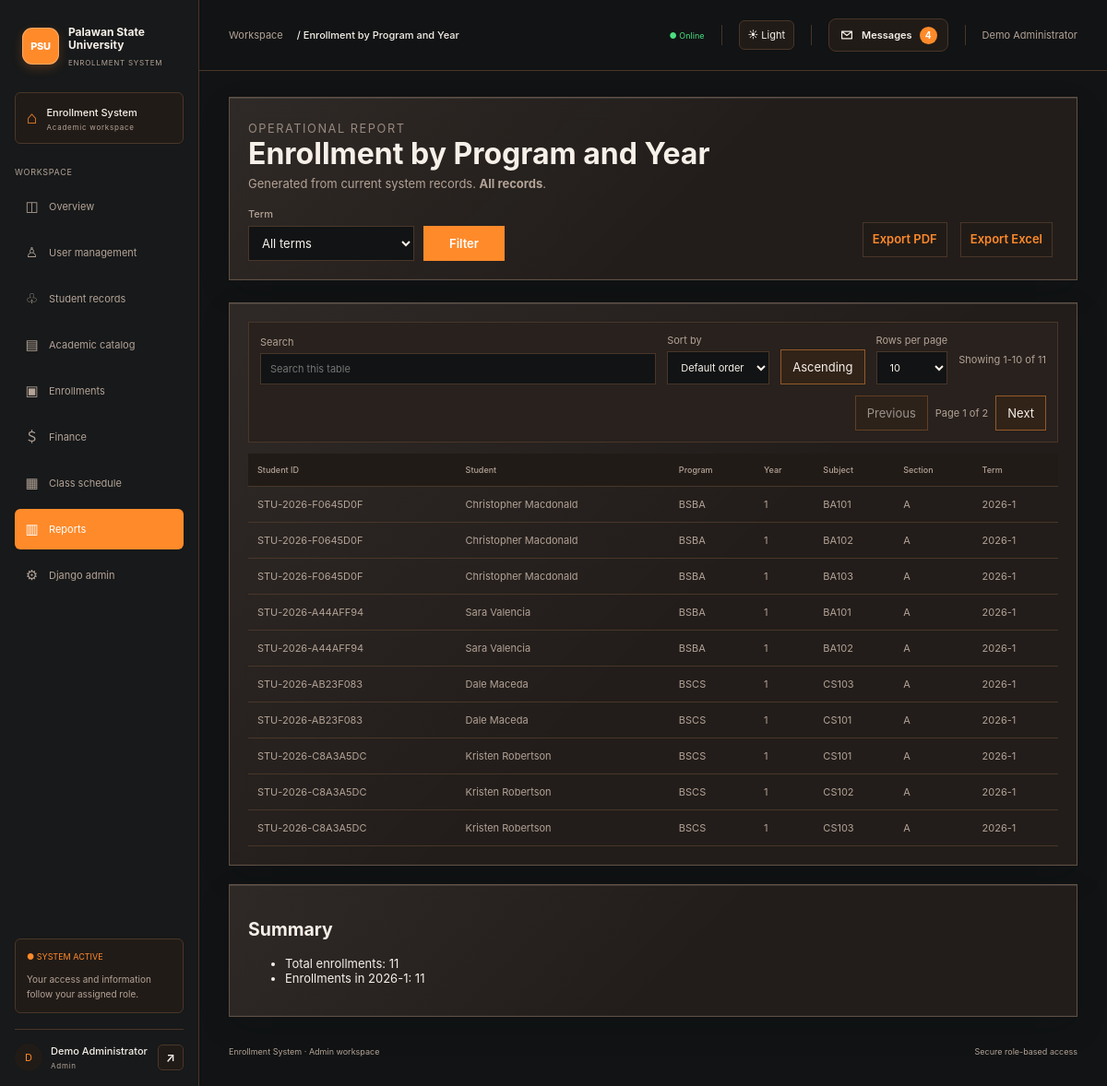
The app's page /reports/published/ (signed in) with its own data.
### students/models.py (models this page shows, shortened)
class StudentProfile(models.Model):
    YEAR_LEVELS = [(year, f'Year {year}') for year in range(1, 7)]
    STATUSES = [('active', 'Active'), ('inactive', 'Inactive'), ('graduated', 'Graduated')]
    user = models.OneToOneField(settings.AUTH_USER_MODEL, on_delete=models.CASCADE, related_name='student_profile')
    student_id = models.CharField(max_length=20, unique=True, default=new_student_id, editable=False)
    phone = models.CharField(max_length=30, blank=True)
    address = models.TextField(blank=True)
    date_of_birth = models.DateField(null=True, blank=True)
    program = models.ForeignKey('academics.Program', null=True, blank=True, on_delete=models.PROTECT, related_name='students')
    year_level = models.PositiveSmallIntegerField(choices=YEAR_LEVELS, default=1)
    status = models.CharField(max_length=12, choices=STATUSES, default='active')
    created_at = models.DateTimeField(auto_now_add=True)
    class Meta:
        ordering = ('student_id',)

### academics/models.py (models this page shows, shortened)
class Program(models.Model):
    code = models.CharField(max_length=20, unique=True)
    name = models.CharField(max_length=160)
    description = models.TextField(blank=True)
    is_active = models.BooleanField(default=True)
    class Meta:
        ordering = ('code',)

class Subject(models.Model):
    code = models.CharField(max_length=20, unique=True)
    name = models.CharField(max_length=160)
    description = models.TextField(blank=True)
    units = models.PositiveSmallIntegerField(default=3, validators=[MinValueValidator(1)])
    is_active = models.BooleanField(default=True)
    class Meta:
        ordering = ('code',)

### scheduling/models.py (models this page shows, shortened)
class ClassOffering(models.Model):
    DAYS = [('MON', 'Monday'), ('TUE', 'Tuesday'), ('WED', 'Wednesday'),
            ('THU', 'Thursday'), ('FRI', 'Friday'), ('SAT', 'Saturday')]
    curriculum_entry = models.ForeignKey(
        'academics.CurriculumEntry', on_delete=models.PROTECT, related_name='offerings'
    )
    section = models.CharField(max_length=20)
    term = models.CharField(max_length=30, help_text='For example: 2026-1')
    meeting_days = models.CharField(max_length=24, help_text='Comma-separated days, e.g. MON,WED')
    start_time = models.TimeField()
    end_time = models.TimeField()
    room = models.ForeignKey(Room, on_delete=models.PROTECT, related_name='offerings')
    instructor = models.ForeignKey(
        settings.AUTH_USER_MODEL, on_delete=models.PROTECT, related_name='teaching_offerings'
    )
    capacity = models.PositiveSmallIntegerField(default=30, validators=[MinValueValidator(1)])
    is_active = models.BooleanField(default=True)
    class Meta:
        ordering = ('term', 'meeting_days', 'start_time')
        constraints = [
            models.UniqueConstraint(fields=('curriculum_entry', 'section', 'term'), name='unique_offering_section_term'),
        ]

### reports/views.py (the view)
# urls.py: path('published/', views.published, name='reports_published'),
@roles_required(*ROLE_NAMES)
def published(request):
    kind = request.GET.get('kind', 'enrollment')
    title, headers, rows, term, summary = _report_data(kind, request)
    return render(request, 'reports/published.html', {
        'title': title,
        'headers': headers,
        'rows': rows,
        'term': term,
        'summary': summary,
        'kind': kind,
        'terms': (
            _enrollment_queryset(request.user).values_list('offering__term', flat=True).distinct().order_by('offering__term')
            if kind == 'enrollment' else
            _assessment_queryset(request.user).values_list('term', flat=True).distinct().order_by('term')
        ),
        'scope_label': 'All records' if has_role(request.user, 'Admin') else 'Records available to your account',
    })

### config/context_processors.py (called while the page is built, shortened)
def account_roles(request):
    path_parts = request.path.strip('/').split('/')
    active_section = path_parts[0]
    if path_parts[:2] == ['students', 'users']:
        active_section = 'users'
    roles = list(request.user.groups.filter(name__in=ROLE_NAMES).values_list('name', flat=True))
    if request.user.is_superuser and 'Admin' not in roles:
        roles.append('Admin')
    return {
        'user_roles': roles,
        'is_system_admin': request.user.is_superuser,
        'active_section': active_section,
        'unread_message_count': DirectMessage.objects.filter(
            recipient=request.user,
            read_at__isnull=True,
        ).count(),
    }

### reports/views.py (called while the page is built, shortened)
def _enrollment_queryset(user):
    queryset = Enrollment.objects.filter(status='enrolled')
    if has_role(user, 'Admin', 'Registrar'):
        return queryset
    if has_role(user, 'Instructor'):
        return queryset.filter(offering__instructor_id=user.pk)
    if has_role(user, 'Student'):
        return queryset.filter(student__user_id=user.pk)
    return queryset.none()

def _term_filter(queryset, request):
    term = request.GET.get('term', '').strip()
    if term:
        queryset = queryset.filter(**{'offering__term' if queryset.model is Enrollment else 'term': term})
    return queryset, term

def _report_data(kind, request):
    if kind == 'enrollment':
        if not has_role(request.user, 'Admin', 'Registrar', 'Instructor', 'Student'):
            raise PermissionDenied
        headers, rows, term, summary = _enrollment_rows(request)
        return 'Enrollment by Program and Year', headers, rows, term, summary

### students/roles.py (called while the page is built)
def has_role(user, *roles):
    if user.is_superuser:
        return 'Admin' in roles
    return user.groups.filter(name__in=roles).exists()

def roles_required(*roles):
    def decorator(view):
        @login_required
        @wraps(view)
        def guarded(request, *args, **kwargs):
            if not has_role(request.user, *roles):
                raise PermissionDenied
            return view(request, *args, **kwargs)
        return guarded
    return decorator

### templates/reports/published.html (shortened to what this page needs)
{% extends 'base.html' %}
{% block content %}
<section class="page-header">
    <p class="eyebrow">Operational report</p>
    <h1>{{ title }}</h1>
    <p>Generated from current system records. <strong>{{ scope_label }}</strong>.</p>
    <div class="report-toolbar">
        <form class="report-filter" method="get">
            <div class="report-filter-field">
                <label for="term">Term</label>
                <select name="term" id="term">
                    <option value="">All terms</option>
                </select>
            </div>
            <button type="submit">Filter</button>
        </form>
        <div class="report-exports" aria-label="Export report">
            <a href="{% url 'report_export' kind 'pdf' %}?term={{ term|urlencode }}">Export PDF</a>
            <a href="{% url 'report_export' kind 'xlsx' %}?term={{ term|urlencode }}">Export Excel</a>
        </div>
    </div>
</section>
<div class="table-card">
    <table>
        <thead><tr>{% for header in headers %}<th>{{ header }}</th>{% endfor %}</tr></thead>
        <tbody>
        {% for row in rows %}<tr>{% for value in row %}<td>{{ value }}</td>{% endfor %}</tr>
        {% empty %}<tr><td colspan="{{ headers|length }}">No records found for this report.</td></tr>{% endfor %}
        </tbody>
    </table>
</div>
<div class="table-card">
    <h2>Summary</h2>
    <ul>{% for item in summary %}<li>{{ item.0 }}: {{ item.1 }}</li>{% endfor %}</ul>
</div>
{% endblock %}

### templates/base.html (shortened to what this page needs)
{% load static %}
<!DOCTYPE html>
<html lang="en">
<head>
    <link rel="stylesheet" href="{% static 'css/styles.css' %}?v=20261124-square-dashboards">
</head>
<body class="{% block body_class %}{% endblock %}" data-role="{{ user_roles.0|default:'Student' }}" data-system-admin="{{ is_system_admin|yesno:'true,false' }}">
    {% if not is_system_admin or request.resolver_match.url_name != 'home' %}
    <div class="app-layout">
        <aside class="app-sidebar">
            <a class="app-brand" href="{% url 'home' %}">
                <span class="app-brand-icon">PSU</span>
                <span class="app-brand-copy"><strong class="app-brand-name">Palawan State<br>University</strong><small>ENROLLMENT SYSTEM</small></span>
            </a>
            <div class="app-campus">
                <span class="app-campus-icon">⌂</span>
                <span><strong>Enrollment System</strong><small>Academic workspace</small></span>
            </div>
            <p class="app-nav-title">WORKSPACE</p>
            <nav class="app-navigation" aria-label="Main navigation">
                {% if user.is_authenticated %}
                <a class="{% if active_section == '' %}active{% endif %}" href="{% url 'home' %}"><span class="app-nav-icon">◫</span>Overview</a>
                {% if is_system_admin %}
                <a class="{% if active_section == 'users' %}active{% endif %}" href="{% url 'user_management' %}"><span class="app-nav-icon">♙</span>User management</a>
                {% endif %}
                {% if 'Admin' in user_roles or 'Registrar' in user_roles or 'Student' in user_roles %}
                <a class="{% if active_section == 'students' %}active{% endif %}" href="{% if 'Student' in user_roles and 'Registrar' not in user_roles and 'Admin' not in user_roles %}{% url 'student_profile' %}{% else %}{% url 'students_home' %}{% endif %}"><span class="app-nav-icon">♧</span>{% if is_system_admin %}Student records{% else %}Students{% endif %}</a>
                {% endif %}
                {% if 'Admin' in user_roles or 'Registrar' in user_roles or 'Instructor' in user_roles %}
                <a class="{% if active_section == 'academics' %}active{% endif %}" href="{% url 'academics_home' %}"><span class="app-nav-icon">▤</span>{% if is_system_admin %}Academic catalog{% else %}Academics{% endif %}</a>
                {% endif %}
                {% if 'Admin' in user_roles or 'Registrar' in user_roles or 'Instructor' in user_roles or 'Student' in user_roles %}
                <a class="{% if active_section == 'enrollments' %}active{% endif %}" href="{% url 'enrollments_home' %}"><span class="app-nav-icon">▣</span>Enrollments</a>
                {% endif %}
                {% if 'Admin' in user_roles or 'Cashier' in user_roles or 'Student' in user_roles %}
                <a class="{% if active_section == 'finance' %}active{% endif %}" href="{% url 'finance_home' %}"><span class="app-nav-icon">＄</span>Finance</a>
                {% endif %}
                {% if 'Admin' in user_roles or 'Registrar' in user_roles or 'Instructor' in user_roles or 'Student' in user_roles %}
                <a class="{% if active_section == 'scheduling' %}active{% endif %}" href="{% url 'scheduling_home' %}"><span class="app-nav-icon">▦</span>{% if is_system_admin %}Class schedule{% else %}Scheduling{% endif %}</a>
                {% endif %}
                {% if 'Admin' in user_roles or 'Registrar' in user_roles or 'Cashier' in user_roles or 'Student' in user_roles %}
                <a class="{% if active_section == 'reports' %}active{% endif %}" href="{% url 'reports_home' %}"><span class="app-nav-icon">▥</span>Reports</a>
                {% endif %}
                {% if is_system_admin %}
                <a href="{% url 'admin:index' %}"><span class="app-nav-icon">⚙</span>Django admin</a>
                {% endif %}
                {% else %}
                <a class="{% if active_section == 'accounts' %}active{% endif %}" href="{% url 'login' %}"><span class="app-nav-icon">↪</span>Log in</a>
                <a href="{% url 'register' %}"><span class="app-nav-icon">＋</span>Student registration</a>
                {% endif %}
            </nav>
            <div class="app-sidebar-bottom">
                <div class="app-system-note">
                    <span class="app-live">● SYSTEM ACTIVE</span>
                    <small>Your access and information follow your assigned role.</small>
                </div>
                {% if user.is_authenticated %}
                <div class="app-profile">
                    <span class="app-avatar">{{ user.get_username|first|upper }}</span>
                    <span class="app-profile-name"><strong>{{ user.get_full_name|default:user.username }}</strong><small>{{ user_roles.0|default:"User" }}</small></span>
                    <form action="{% url 'logout' %}" method="post">
                        <button class="app-logout" type="submit" aria-label="Sign out of your account" title="Sign out">↗</button>
                    </form>
                </div>
                {% endif %}
            </div>
        </aside>
        <div class="app-shell">
            <header class="app-topbar">
                <div class="app-breadcrumb">Workspace <b>/ {{ title|default:"Overview" }}</b></div>
                <div class="app-top-right"><span class="app-online">● Online</span><button class="app-theme-toggle" type="button" data-theme-toggle aria-label="Switch to light mode" aria-pressed="false">☀ Light</button>{% if user.is_authenticated %}{% include 'includes/message_notifications.html' %}<span>{{ user.get_full_name|default:user.username }}</span>{% endif %}</div>
            </header>
            <main class="container app-content">
    {% endif %}
                {% block content %}{% endblock %}
    {% if not is_system_admin or request.resolver_match.url_name != 'home' %}
                <footer class="app-footer"><span>Enrollment System · {{ user_roles.0|default:"User" }} workspace</span><span>Secure role-based access</span></footer>
            </main>
        </div>
    </div>
    {% endif %}
</body>
</html>

### records on screen
StudentProfile: row "STU-2026-F0645D0F" "STU-2026-F0645D0F" "STU-2026-F0645D0F"
Program: row "BSBA" "BSBA" "BSBA" "BSBA" "BSBA"
Subject: row "BA101" "BA101"
ClassOffering: row "2026-1" "2026-1"
Subject: row "BA102" "BA102"
ClassOffering: row "2026-1" "2026-1"
Subject: row "BA103"
ClassOffering: row "2026-1"
StudentProfile: row "STU-2026-A44AFF94" "STU-2026-A44AFF94"
StudentProfile: row "STU-2026-AB23F083" "STU-2026-AB23F083"
Program: row "BSCS" "BSCS" "BSCS" "BSCS" "BSCS"
Subject: row "CS103" "CS103"
ClassOffering: row "2026-1" "2026-1"
Subject: row "CS101" "CS101"
ClassOffering: row "2026-1" "2026-1"
StudentProfile: row "STU-2026-C8A3A5DC" "STU-2026-C8A3A5DC" "STU-2026-C8A3A5DC"
Subject: row "CS102"
ClassOffering: row "2026-1"

### other values on screen
{{ user.get_username|first|upper }} "D"
{{ user.get_full_name|default:user.username }} "Demo Administrator"
{{ user_roles.0|default:"User" }} "Admin"
{{ title|default:"Overview" }} "Enrollment by Program and Year"
{{ unread_message_count }} "4"
{{ title }} "Enrollment by Program and Year"
{{ scope_label }} "All records"
{{ header }} "Student ID" "Student" "Program" "Year" "Subject" "Section" "Term"
{{ value }} "Christopher Macdonald" "1" "A" "Christopher Macdonald" "1" "A" "Christopher Macdonald" "1" "A" "Sara Valencia" "1" "A" "Sara Valencia" "1" "A" "Dale Maceda" "1" "A" "Dale Maceda" "1" "A" "Kristen Robertson" "1" "A" "Kristen Robertson" "1" "A" "Kristen Robertson" "1" "A"
{{ item.0 }} "Total enrollments" "Enrollments in 2026-1"
{{ item.1 }} "11" "11"
